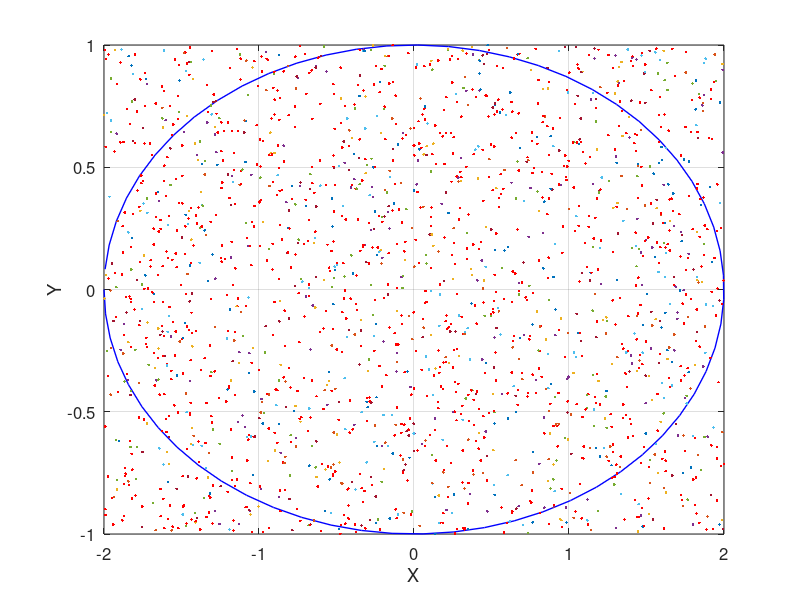

Recreate this plot in MATLAB.

% Problem 5
%
% February 10, 2021
% Group 2: Mark Kim, Amber Hardigan, Adrian Lopez, Nyan Tun, Alyssa Reyes

% Initial Assumptions
% x^2/a^2 + y^2/b^2 = 1
a = 2; b = 1;               % Parameters of Ellipse
areaRectangle = 2*a * 2*b;  % Area of the rectangle
areaEllipse = pi * a * b;   % Area of the Ellipse

% Parametric plot of the ellipse
t = -pi:0.1:pi;
x = a*cos(t);
y = b*sin(t);
figure(1); clf; 
plot(x,y,'b','linewidth',1)
set(gca, 'fontsize', 12)
xlabel('X')
ylabel('Y')
grid on
hold on

% plot 1000 random points in the ellipse and count how many landed inside
inside = 0; outside = 0;    % Initialize & declare point counts
npts = 1000;                % Number of points to be generated/plotted
for counter = 1:npts
    % pick a random point in [-2,2]x[-1,1]
    x = 4*rand - 2;  y = 2*rand - 1;
    % plot the point
    plot(x,y, '.r', -x, -y);
    % check if the point is inside the ellipe
    if (x^2 / 4 + y^2 <= 1)
        inside = inside + 1;    % count the number of points inside the ellipse 
    else
        outside = outside + 1;  % count the number of points outside the ellipse 
    end
end

% estimate the area inside the ellipse 
area = inside / npts * areaRectangle;   % percentage of points inside * area of the rectangle
 
%estimate the expected mean and variance of Xi
mean = inside/npts * 1 + outside/npts * 0; 
expectedArea = inside/npts * 1^2 + outside/npts * 0^2;
variance = expectedArea - mean^2;